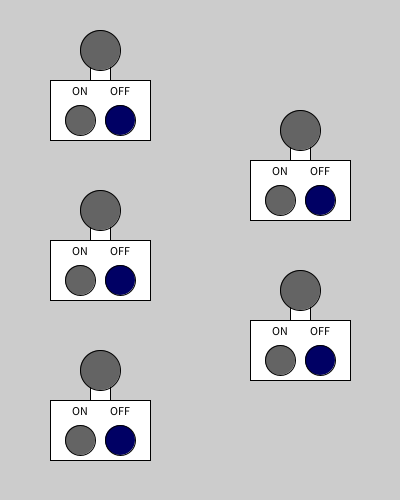
Frame 1 (no input)
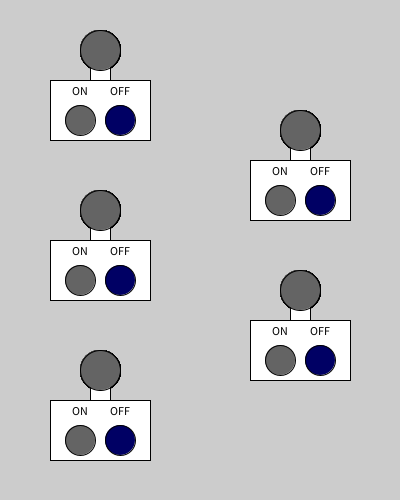
Frame 60 (the mouse pressed at the canvas centre just before this capture)
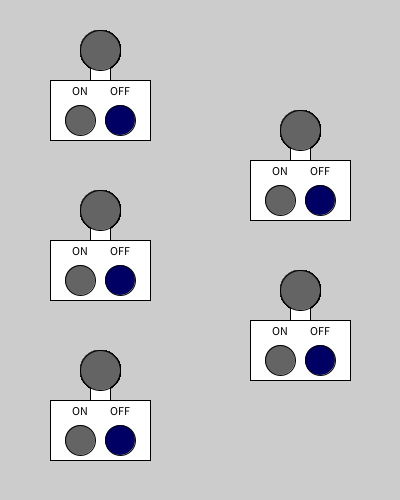
Frame 120 (the mouse held since frame 60 and released just before this capture)

The Processing sketch that drew these frames (run headless with seeded random() and noise(); from frame 60 on, the mouse is pressed at the canvas centre):

// Processing sketch: hw_SwitchLight
// ── hw_SwitchLight.pde
//hw_SwitchLight
//create class of light component
//2022/10/03
//1-4-45 Taiyu Honma
SwitchLight[] sls = new SwitchLight[5];
void setup(){
  size(400,500);
  for(int i=0;i < sls.length;i++){
    sls[i] = new SwitchLight(false,i%2 == 0 ? 100 : 300,100 + i* 80);
  }
}
void draw(){
    for(SwitchLight sl : sls){
    sl.draw();
  }
}

void mousePressed(){
  for(SwitchLight sl : sls){
    sl.inspectClick();
  }
}

// ── SwitchLightClass.pde
class SwitchLight {
  boolean on;
  button onButton;
  button offButton;
  int x;
  int y;
  SwitchLight(boolean _on,int _x, int _y) {
    on = _on;
    x = _x;
    y = _y;
    onButton = new button(x-20,y+20,true);
    offButton = new button(x+20,y+20,false);
  }
  void draw(){
    fill(255);
    rect(x-10,y-50,20,80);
    
    rect(x-50,y-20,100,60);
    onButton.draw(on);
    offButton.draw(on);
    fill(on ? color(255,255,0) : color(100));
    ellipse(x,y-50,40,40);
    
  }
  void inspectClick(){
    if(onButton.isClicked()){
      on = true;
    }
     if(offButton.isClicked()){
          on = false;
    }
  }
}

class button {
  int x;
  int y;
  boolean on;
  
  int r = 15;
  button(int _x,int _y,boolean _on){
    x = _x;
    y= _y;
    on = _on;
  }
  boolean isClicked() {
    if(dist(mouseX,mouseY,x,y)<r){
      return true;
    }
    return false;
  }
  void draw(boolean _on){
    fill(0);
    textAlign(CENTER,CENTER);
    text(on ? "ON" : "OFF",x,y-30);
    if(on == _on){
      if(_on) {
        fill(color(255,0,0));
      }else{
        fill(color(0,0,100));
      }
    }else{
       fill(color(100));
    }
    ellipse(x,y,r*2,r*2);
  }
}
